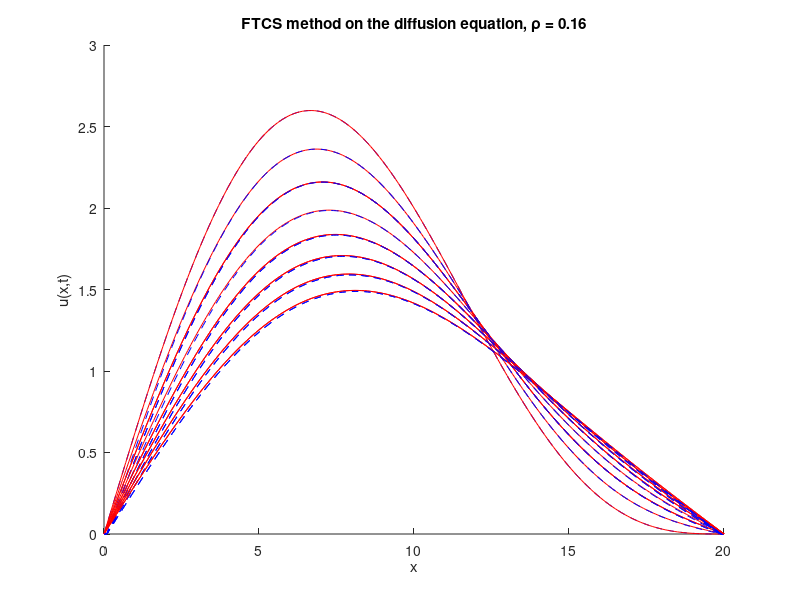

MATLAB code for this plot:
% Crank-Nicolson on the heat equation
% Kevin Roberts
% October 2024

clear all
close all
clc

% Set the parameters for the solution
L = 20; % length of solution domain (from zero)
J = 200; % number of grid points (not counting zero)
x = linspace(0, L, J+1); % set up a vector of x locations
dx = L/J; % size of a grid cell, delta x
D = 1; % diffusion coefficient
dt = 0.0016; % size of time step, delta t
p = D*dt/(dx^2); % defining the dimensionless combination to be p (rho)
T = 15; % duraction of simulation
N = round(T/dt); % number of times to iterate simuation to get to time T

% modifying the boundary conditions
b0 = 0; % left boundary condition
bL = 0; % right boundary condition

% Used for homogeneous bc
i_c = 2*sin(x*(pi/L)) + sin(x*(2*pi/L));

% setting the initial conditions for the various methods
exact = i_c;
FTCS = i_c';

%%%%%%%%%%%%%%%%%%%%%%%%%%%%%%%%%%%%%%%%%
% FTCS Method on the Diffusion Equation %
%%%%%%%%%%%%%%%%%%%%%%%%%%%%%%%%%%%%%%%%%
hold on, plot(x, FTCS, 'b--'), hold off % plot the IC

% if we want to compare with the exact solution
hold on, plot(x, exact, 'r'), hold off

% add labels to the plot
xlabel('x'), ylabel('u(x,t)')
title(['FTCS method on the diffusion equation, \rho = ' num2str(D*dt/(dx^2))])

% Define matrices A and B
diagA = (1 + p)*ones(J-1, 1); % diagonal
off_diagA = (-p/2)*ones(J-2, 1); % off diagonals
A = diag(diagA) + diag(off_diagA, 1) + diag(off_diagA, -1);

diagB = (1 - p)*ones(J-1, 1); % diagonal
off_diagB = (p/2)*ones(J-2, 1); % off diagonals
B = diag(diagB) + diag(off_diagB, 1) + diag(off_diagB, -1);

for n = 1:N
    
    t = n*dt;

    b = B * FTCS(2:end-1);
    b(1) = b0 + (p/2) * FTCS(1); % left end boundary conditions
    b(end) = bL + (p/2)*FTCS(end); % right end boundary condtion
    FTCS(2:end-1) = A \ b; % updating FTCSn (the solution at time step n)
    FTCSn = FTCS;
    
    % evaluating the exact solution (for b0 = 0 and bL = 0)
    exactn = 2*exp(-pi^2*D*n*dt/L^2)*sin(x*(pi/L)) + exp(-4*pi^2*D*n*dt/L^2)*sin(x*(2*pi/L));
    
    if mod(n*dt,2) < dt % check if current time is close to a multiple of 2
        hold on, plot(x,exactn, 'r'), hold off % for plotting the exact
        hold on, plot(x,FTCSn,'b--'), hold off % if so, add a plot of current solution to existing plot
    end

    % Update for the next time step
    FTCS = FTCSn;
end
